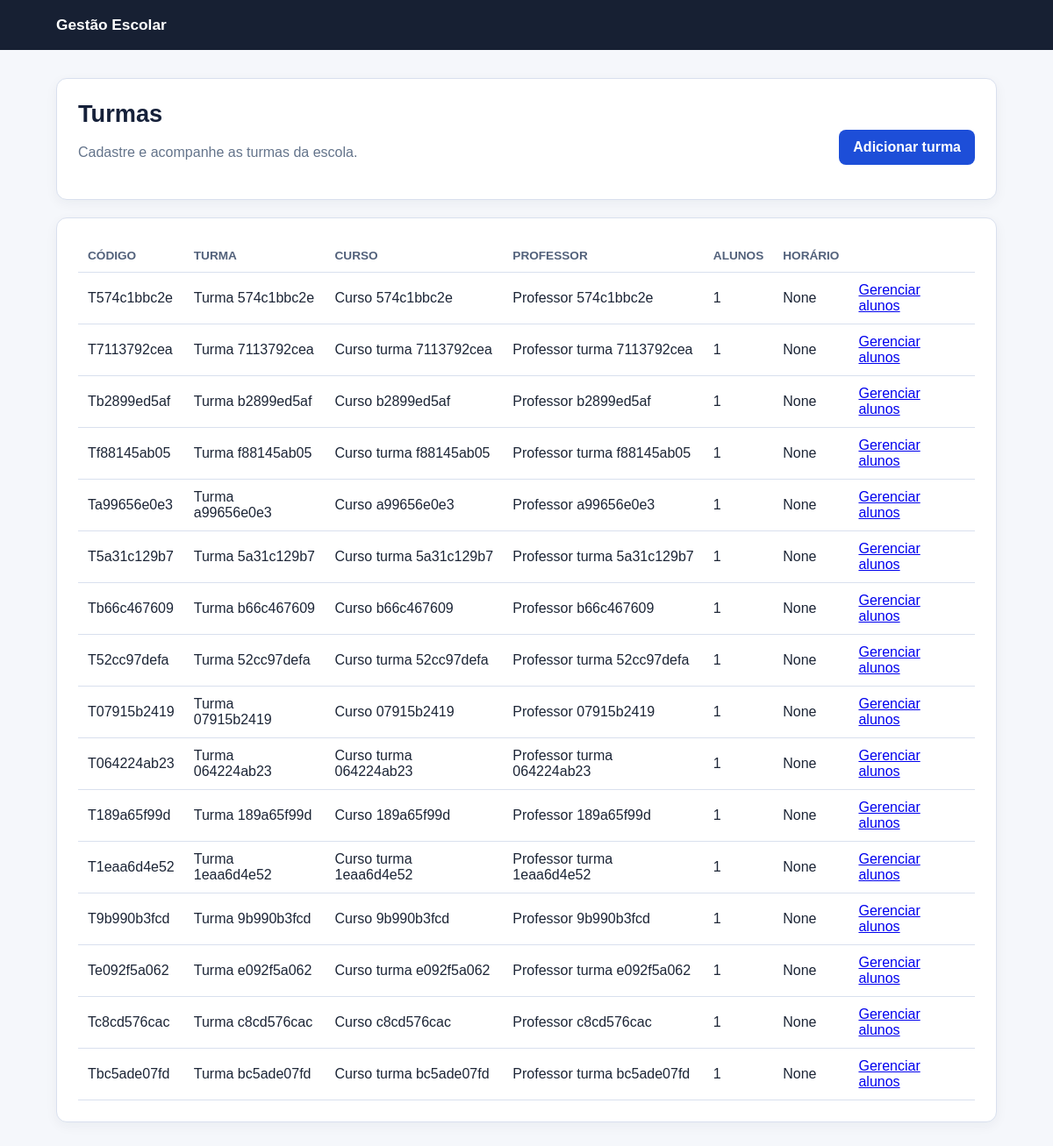
Page /turmas on the committed database.
### tables this page shows
CREATE TABLE turmas (
        id INTEGER PRIMARY KEY AUTOINCREMENT,
        codigo TEXT NOT NULL UNIQUE,
        nome TEXT NOT NULL,
        curso_id INTEGER NOT NULL,
        professor_id INTEGER NOT NULL,
        semestre TEXT,
        data_inicio DATE,
        data_fim DATE,
        horario TEXT,
        sala TEXT,
        capacidade INTEGER,
        ativa INTEGER DEFAULT 1,
        data_criacao TIMESTAMP DEFAULT CURRENT_TIMESTAMP,
        FOREIGN KEY (curso_id) REFERENCES cursos(id),
        FOREIGN KEY (professor_id) REFERENCES professores(id)
    );

### legacy/app_backup.py (the view)
@app.route('/turmas')
@login_requerido('funcionario')
def listar_turmas():
    turmas = executar_query('''
    SELECT t.*, c.nome as curso_nome, p.nome as professor_nome, COUNT(m.id) as total_alunos
    FROM turmas t
    JOIN cursos c ON t.curso_id = c.id
    JOIN professores p ON t.professor_id = p.id
    LEFT JOIN matriculas m ON t.id = m.turma_id
    GROUP BY t.id
    ORDER BY t.data_inicio DESC
    ''')
    return render_template('turmas/listar.html', turmas=[dict(t) for t in turmas] if turmas else [])

### legacy/app_backup.py (called while the page is built)
def get_db():
    conexao = sqlite3.connect('escola.db')
    conexao.row_factory = sqlite3.Row
    return conexao

def executar_query(query, params=(), fetch_one=False):
    try:
        conexao = get_db()
        cursor = conexao.cursor()
        cursor.execute(query, params)
        if fetch_one:
            resultado = cursor.fetchone()
        else:
            resultado = cursor.fetchall()
        conexao.close()
        return resultado
    except Exception as e:
        print(f"Erro na query: {e}")
        return None

### templates/turmas/listar.html (shortened to what this page needs)
{% extends "base.html" %}
{% block content %}
<section class="card">
  <div style="display:flex; justify-content:space-between; gap:16px; align-items:center; flex-wrap:wrap">
    <div><h1>Turmas</h1><p class="muted">Cadastre e acompanhe as turmas da escola.</p></div>
    <a class="botao" href="/turma/nova">Adicionar turma</a>
  </div>
</section>
<section class="card">
  {% if turmas %}
  <table>
    <thead><tr><th>Código</th><th>Turma</th><th>Curso</th><th>Professor</th><th>Alunos</th><th>Horário</th><th></th></tr></thead>
    <tbody>
      {% for turma in turmas %}
      <tr><td>{{ turma.codigo }}</td><td>{{ turma.nome }}</td><td>{{ turma.curso_nome }}</td><td>{{ turma.professor_nome }}</td><td>{{ turma.total_alunos }}</td><td>{{ turma.horario|default('-') }}</td><td><a href="/turma/{{ turma.id }}/alunos">Gerenciar alunos</a></td></tr>
      {% endfor %}
    </tbody>
  </table>
  {% else %}
  <p class="muted">Nenhuma turma cadastrada ainda.</p>
  {% endif %}
</section>
{% endblock %}

### templates/base.html (shortened to what this page needs)
<!doctype html>
<html lang="pt-BR">
<head>
</head>
<body>
  <header>
    <div class="topo">
      <a class="marca" href="/">Gestão Escolar</a>
    </div>
  </header>
  <main>
    {% block content %}{% endblock %}
  </main>
</body>
</html>

### templates/base.html (style rules this page uses)
:root { --azul:#1d4ed8; --escuro:#172033; --fundo:#f5f7fb; --borda:#d9e0ee; --erro:#b42318; --sucesso:#027a48; }
* { box-sizing:border-box; }
body { margin:0; color:#1c2536; background:var(--fundo); font-family:Arial, sans-serif; }
header { color:#fff; background:var(--escuro); }
.topo { max-width:1120px; margin:auto; padding:18px 24px; display:flex; gap:22px; align-items:center; justify-content:space-between; }
.marca { color:#fff; font-size:1.08rem; font-weight:700; text-decoration:none; }
main { max-width:1120px; margin:32px auto; padding:0 24px 36px; }
.card { padding:24px; background:#fff; border:1px solid var(--borda); border-radius:12px; box-shadow:0 4px 14px rgba(20,35,65,.05); }
.card + .card { margin-top:20px; }
h1 { margin:0 0 10px; color:#16213a; font-size:1.7rem; }
p { line-height:1.55; }
button, .botao { display:inline-block; margin-top:20px; padding:11px 16px; color:#fff; background:var(--azul); border:0; border-radius:8px; cursor:pointer; font:inherit; font-weight:700; text-decoration:none; }
table { width:100%; border-collapse:collapse; }
th, td { padding:11px; text-align:left; border-bottom:1px solid var(--borda); }
th { color:#52617b; font-size:.85rem; text-transform:uppercase; }
.muted { color:#64748b; }

### rows in the picture
turmas: codigo "T574c1bbc2e", nome "Turma 574c1bbc2e", curso_nome "Curso 574c1bbc2e", professor_nome "Professor 574c1bbc2e", total_alunos "1", horario "None"
turmas: codigo "T7113792cea", nome "Turma 7113792cea", curso_nome "Curso turma 7113792cea", professor_nome "Professor turma 7113792cea", total_alunos "1", horario "None"
turmas: codigo "Tb2899ed5af", nome "Turma b2899ed5af", curso_nome "Curso b2899ed5af", professor_nome "Professor b2899ed5af", total_alunos "1", horario "None"
turmas: codigo "Tf88145ab05", nome "Turma f88145ab05", curso_nome "Curso turma f88145ab05", professor_nome "Professor turma f88145ab05", total_alunos "1", horario "None"
turmas: codigo "Ta99656e0e3", nome "Turma a99656e0e3", curso_nome "Curso a99656e0e3", professor_nome "Professor a99656e0e3", total_alunos "1", horario "None"
turmas: codigo "T5a31c129b7", nome "Turma 5a31c129b7", curso_nome "Curso turma 5a31c129b7", professor_nome "Professor turma 5a31c129b7", total_alunos "1", horario "None"
turmas: codigo "Tb66c467609", nome "Turma b66c467609", curso_nome "Curso b66c467609", professor_nome "Professor b66c467609", total_alunos "1", horario "None"
turmas: codigo "T52cc97defa", nome "Turma 52cc97defa", curso_nome "Curso turma 52cc97defa", professor_nome "Professor turma 52cc97defa", total_alunos "1", horario "None"
turmas: codigo "T07915b2419", nome "Turma 07915b2419", curso_nome "Curso 07915b2419", professor_nome "Professor 07915b2419", total_alunos "1", horario "None"
turmas: codigo "T064224ab23", nome "Turma 064224ab23", curso_nome "Curso turma 064224ab23", professor_nome "Professor turma 064224ab23", total_alunos "1", horario "None"
turmas: codigo "T189a65f99d", nome "Turma 189a65f99d", curso_nome "Curso 189a65f99d", professor_nome "Professor 189a65f99d", total_alunos "1", horario "None"
turmas: codigo "T1eaa6d4e52", nome "Turma 1eaa6d4e52", curso_nome "Curso turma 1eaa6d4e52", professor_nome "Professor turma 1eaa6d4e52", total_alunos "1", horario "None"
turmas: codigo "T9b990b3fcd", nome "Turma 9b990b3fcd", curso_nome "Curso 9b990b3fcd", professor_nome "Professor 9b990b3fcd", total_alunos "1", horario "None"
turmas: codigo "Te092f5a062", nome "Turma e092f5a062", curso_nome "Curso turma e092f5a062", professor_nome "Professor turma e092f5a062", total_alunos "1", horario "None"
turmas: codigo "Tc8cd576cac", nome "Turma c8cd576cac", curso_nome "Curso c8cd576cac", professor_nome "Professor c8cd576cac", total_alunos "1", horario "None"
turmas: codigo "Tbc5ade07fd", nome "Turma bc5ade07fd", curso_nome "Curso turma bc5ade07fd", professor_nome "Professor turma bc5ade07fd", total_alunos "1", horario "None"
